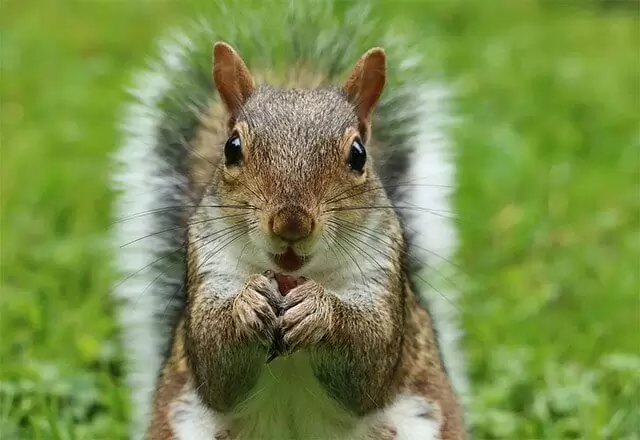
#> input picture sincap.webp, 640 x 440 px, given in place of the camera
$ python renk_islemleri.py
#> lines starting #> are read from the running program, lines starting #| are printed output that depends on the picture; after the words box and inside, x2 and y2 are one past the last pixel; in counts of white or black regions, pixels touching at a corner belong together
import cv2, numpy as np

kaynak = cv2.VideoCapture(0)

while kaynak.isOpened():
    _, goruntu = kaynak.read()
#> goruntu is the input picture: shape (440, 640, 3); mean B, G, R 76, 142.5, 122.7
    hsvSekli = cv2.cvtColor(goruntu, cv2.COLOR_BGR2HSV)
#> hsvSekli: shape (440, 640, 3); mean H, S, V 38.4, 127.5, 145.8
    cv2.imshow("Orjinal Goruntu", goruntu)

    # HSV rekler opencv'de max 180dir.
    dusuk  = np.array([0,0,0]) # hsv min
    yuksek = np.array([70,200,255]) # hsv max
    maskeliSekli = cv2.inRange(hsvSekli, dusuk, yuksek)
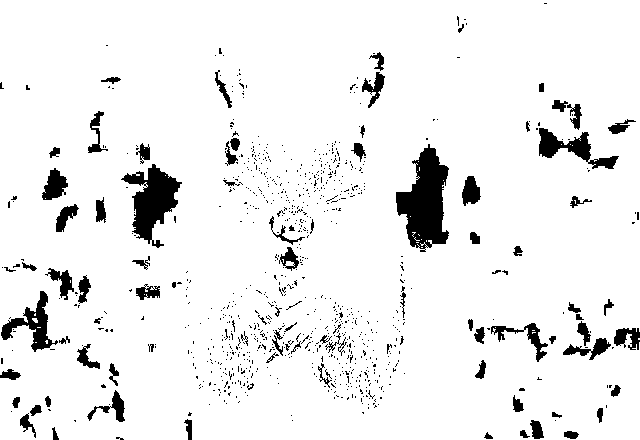
#> maskeliSekli: shape (440, 640); 92.9% white; 915 black regions (828 under 20 px), largest, box (x1, y1, x2, y2) and area: (396, 144, 449, 252) 3312, (121, 164, 182, 248) 2317, (539, 128, 619, 169) 1144
    cv2.imshow("Meskeli Goruntu", maskeliSekli)

    araliktakiRenkler = cv2.bitwise_and(goruntu, goruntu, mask = maskeliSekli)
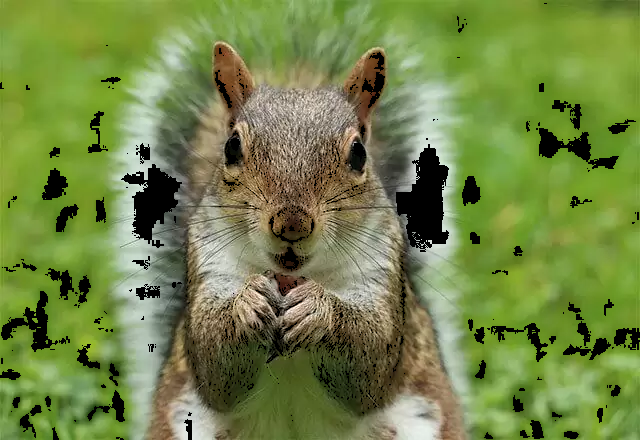
#> araliktakiRenkler: shape (440, 640, 3); mean B, G, R 70.6, 132.9, 114.6
    cv2.imshow("Islenmis Goruntu", araliktakiRenkler)

    if cv2.waitKey(1) == ord("q"): break
#> (key q is pressed here)

cv2.destroyAllWindows()
